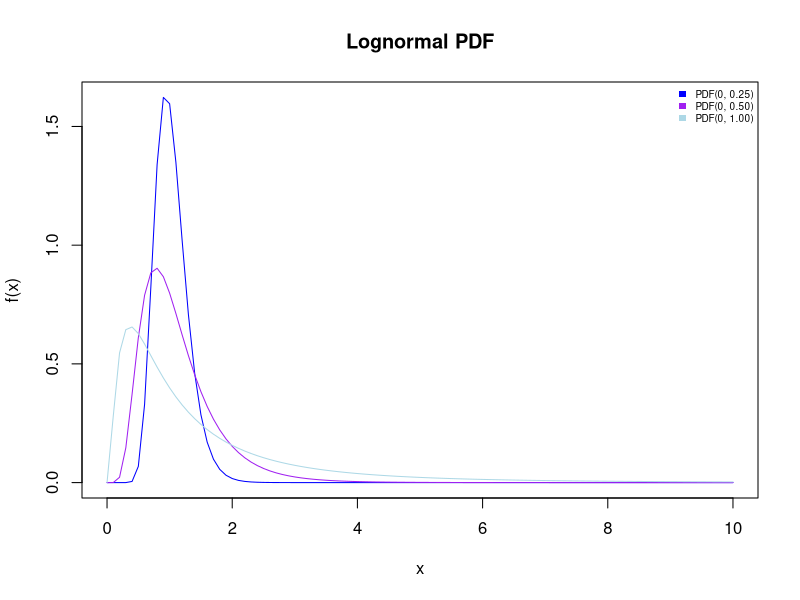
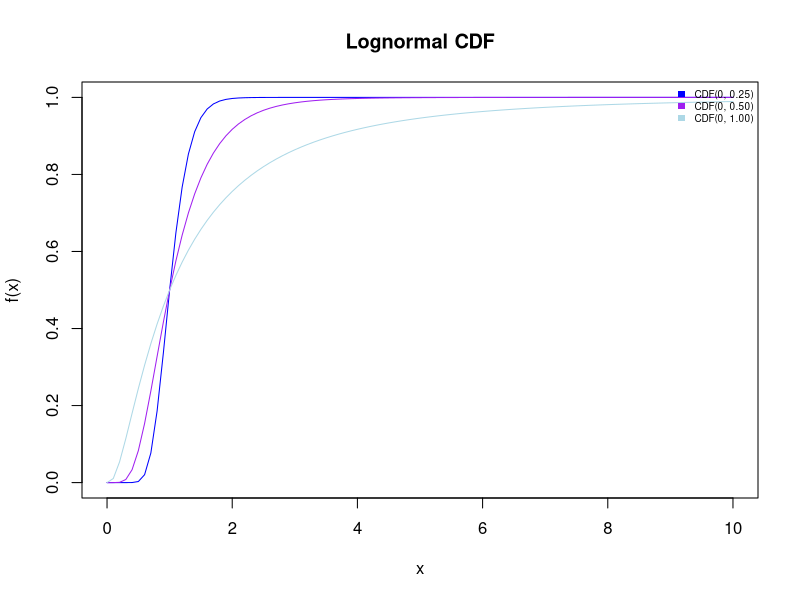
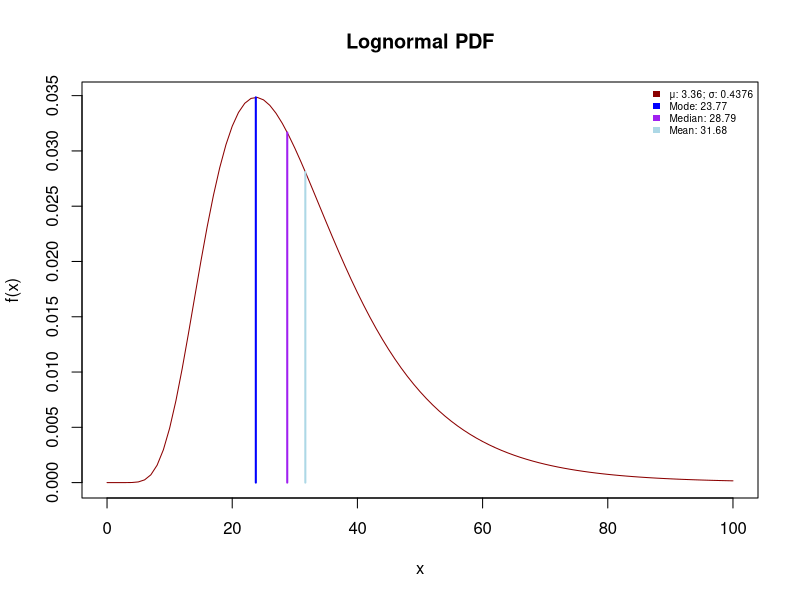
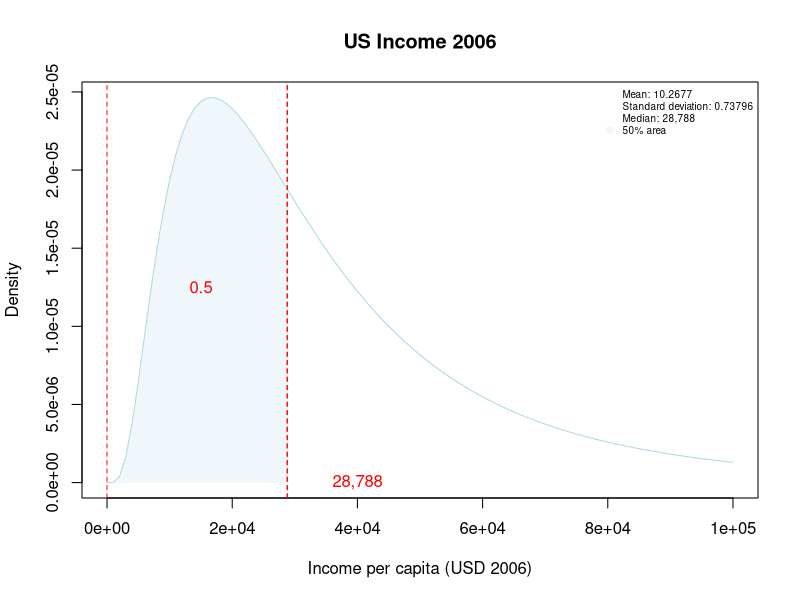
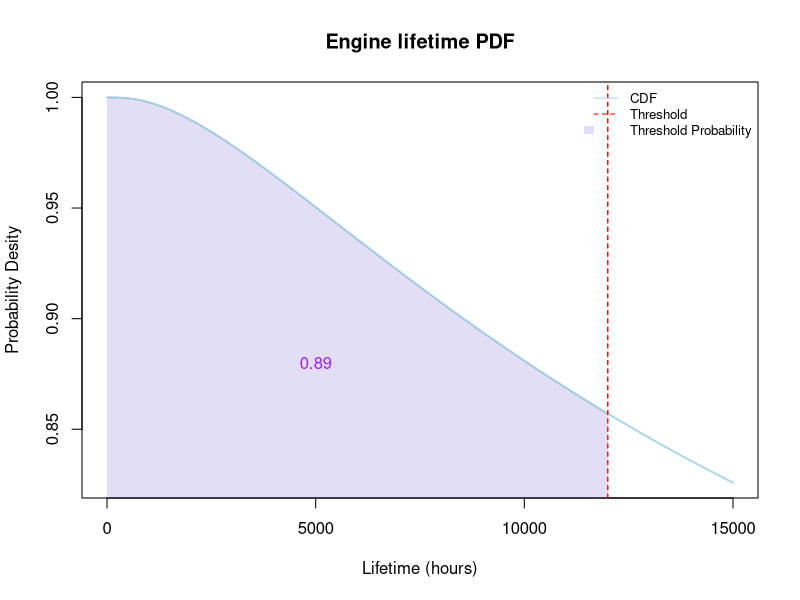
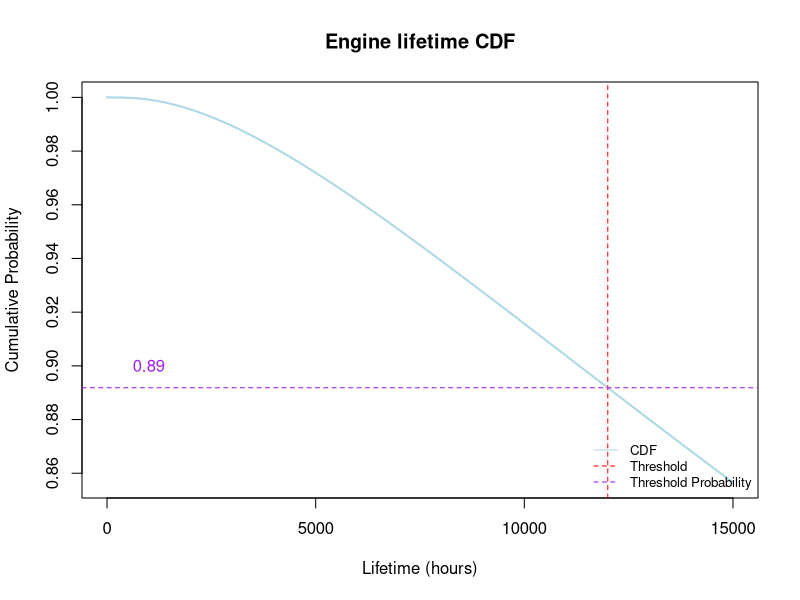

Source code (R) for these figures, in order:
## ---- chunk 1
#| echo: false

# Lognormal Distribution (multiple PDF)

# Create PDF plots
curve(dlnorm(x, meanlog=0, sdlog=.25), from=0, to=10, col='blue', main = "Lognormal PDF", xlab = "x", ylab = "f(x)")
curve(dlnorm(x, meanlog=0, sdlog=.5), from=0, to=10, col='purple', add=TRUE)
curve(dlnorm(x, meanlog=0, sdlog=1), from=0, to=10, col='lightblue', add=TRUE)

# Add legend
legend("topright", legend = c("PDF(0, 0.25)", "PDF(0, 0.50)", "PDF(0, 1.00)"), fill = c("blue", "purple", "lightblue"), border = NA, cex = 0.6, bty = "n")
## ---- chunk 2
#| echo: false

# Lognormal Distribution (multiple CDF)

# Create CDF plots
curve(plnorm(x, meanlog=0, sdlog=.25), from=0, to=10, col='blue', main = "Lognormal CDF", xlab = "x", ylab = "f(x)")
curve(plnorm(x, meanlog=0, sdlog=.5), from=0, to=10, col='purple', add=TRUE)
curve(plnorm(x, meanlog=0, sdlog=1), from=0, to=10, col='lightblue', add=TRUE)

# Add legend
legend("topright", legend = c("CDF(0, 0.25)", "CDF(0, 0.50)", "CDF(0, 1.00)"), fill = c("blue", "purple", "lightblue"), border = NA, cex = 0.6, bty = "n")
## ---- chunk 3
#| echo: false  

#  Comparison of mean value, median, and mode

# Create PDF plots 
curve(dlnorm(x, meanlog=3.36, sdlog=0.4376), from=0, to=100, col='darkred', main = "Lognormal PDF", xlab = "x", ylab = "f(x)") 

# Mode
segments(23.77, 0, 23.77, dlnorm(23.77, meanlog=3.36, sdlog=0.4376), col = "blue", lty = 1, lwd=2)

# Median
segments(28.79, 0, 28.79, dlnorm(28.79, meanlog=3.36, sdlog=0.4376), col = "purple", lty = 1, lwd=2)

# Mean
segments(31.68, 0, 31.68, dlnorm(31.68, meanlog=3.36, sdlog=0.4376), col = "lightblue", lty = 1, lwd=2)


# Add legend 
legend("topright", legend = c("μ: 3.36; σ: 0.4376", "Mode: 23.77", "Median: 28.79", "Mean: 31.68"), fill = c("darkred", "blue", "purple", "lightblue"), border = NA, cex = 0.6, bty = "n")
## ---- chunk 4
#| echo: false  

# US Income 2006

# Parameters
loc <- 10.2677
scale <- 0.73796
thresh <- 0
median <- 28788


# Define transparent fill color
red <- 173
green <- 216
blue <- 230
alpha <- 50
lightblue_trans <- rgb(red, green, blue, alpha, maxColorValue=255)


# Create PDF plots 
curve(dlnorm(x, meanlog=loc, sdlog=scale), from=0, to=100000, col="lightblue", main = "US Income 2006", xlab = "Income per capita (USD 2006)", ylab = "Density")

# Find the x and y coordinates for the polygon
x_polygon <- seq(0, median, length.out = 1000)
y_polygon <- dlnorm(x_polygon, meanlog=loc, sdlog=scale)

# Add the filled area below the curve up to the median
polygon(c(x_polygon, median), c(y_polygon, 0), col = lightblue_trans, border = NA)

# Add a vertical line at the median
abline(v = median, col = "red", lty = 2)

# Add a vertical line at the threshold
abline(v = thresh, col = "red", lty = 2)

# Add a vertical line at the median value of 28,788
abline(v = median, col = "red", lty = 2)

# Add legend 
legend("topright", legend = c("Mean: 10.2677", "Standard deviation: 0.73796", "Median: 28,788","50% area"), fill = c("white", "white", "white", lightblue_trans), border = NA, cex = 0.6, bty = "n")

# Add labeling
text(4e+04, 0, "28,788", col = "red")
text(1.5e+04, 1.25e-05, "0.5", col = "red")
## ---- chunk 5
#| echo: false  

# Lifetime of an engine


# Parameters
mean_normal <- 11      # mean of the underlying normal distribution
sd_normal <- 1.3       # standard deviation of the underlying normal distribution
threshold_lifetime <- 12000  # threshold value

# Define transparent fill color
red <- 106
green <- 90
blue <- 205
alpha <- 50
purple_trans <- rgb(red, green, blue, alpha, maxColorValue=255)


# Calculate the probability that the lifetime exceeds the threshold
probability_exceeds_threshold <- 1 - pnorm(log(threshold_lifetime), mean = mean_normal, sd = sd_normal)

# Generate a sequence of values for the x-axis
x_values <- seq(0, 15000, length.out = 1000)


# Calculate the PDF values for the generated x_values
pdf_values <- 1 - dnorm(log(x_values), mean = mean_normal, sd = sd_normal)

# PDF Plot
plot(x_values, pdf_values, type = 'l', col = 'lightblue', lwd = 2,
     main = 'Engine lifetime PDF',
     ylab = 'Probability Desity', xlab = 'Lifetime (hours)')

# Add a vertical line at the threshold
abline(v = threshold_lifetime, col = 'red', lty = 2)

# Add a vertical line at the threshold
abline(v = threshold_lifetime, col = 'red', lty = 2)

# Fill the area below the curve from 0 to the threshold
polygon(c(0, x_values[x_values <= threshold_lifetime], threshold_lifetime), c(0, pdf_values[x_values <= threshold_lifetime], 0), col = purple_trans, border = NA)

# Add legend
legend("topright", legend = c("CDF", "Threshold", "Threshold Probability"), col = c("lightblue", "red", "purple"), border = NA, lty = c(1, 2, 0), fill = c("white", "white", purple_trans), cex = 0.8, bty = "n")

# Add labeling
text(5000, 0.88, "0.89", col = "purple")

# Calculate the CDF values for the generated x_values
cdf_values <- 1 - pnorm(log(x_values), mean = mean_normal, sd = sd_normal)

# CDF Plot
plot(x_values, cdf_values, type = 'l', col = 'lightblue', lwd = 2,
     main = 'Engine lifetime CDF',
     ylab = 'Cumulative Probability', xlab = 'Lifetime (hours)')

# Add a vertical line at the threshold
abline(v = threshold_lifetime, col = 'red', lty = 2)

# Add a horizontal line at the threshold probability
abline(h = probability_exceeds_threshold, col = 'purple', lty = 2)

# Add legend
legend("bottomright", legend = c("CDF", "Threshold", "Threshold Probability"), col = c("lightblue", "red", "purple"), border = NA, lty = c(1, 2, 2), cex = 0.8, bty = "n")

# Add labeling
text(1000, 0.90, "0.89", col = "purple")


# Print the result
cat("Probability that the lifetime exceeds 12,000 hours:", probability_exceeds_threshold, "\n")
